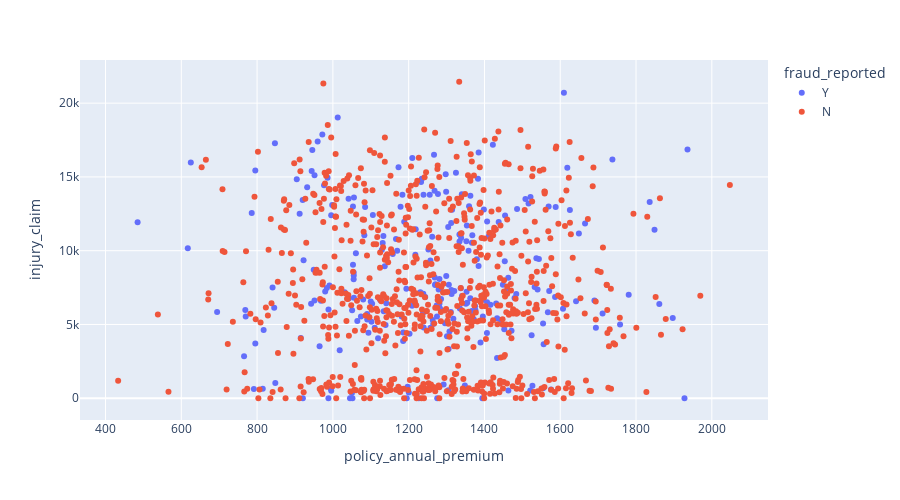

The notebook cell saved with this chart:
### Code cell
fig=px.scatter(insurance_claim,x='policy_annual_premium',y='injury_claim',color='fraud_reported')
fig.update_layout(
    width=900,     # customize width
    height=500     # customize height
)
fig.show()

### Figure 1 — Plotly figure (JSON) as saved in the notebook; plotly's stock layout.template omitted (floating-point values rounded to 4 significant figures; data arrays with more than 128 entries replaced by an {"elided": "..."} marker saying what was removed)
{"data": [{"hovertemplate": "fraud_reported=Y<br>policy_annual_premium=%{x}<br>injury_claim=%{y}<extra></extra>", "legendgroup": "Y", "marker": {"color": "#636efa", "symbol": "circle"}, "mode": "markers", "name": "Y", "orientation": "v", "showlegend": true, "type": "scatter", "x": {"elided": "247 float values"}, "xaxis": "x", "y": {"elided": "247 int values"}, "yaxis": "y"}, {"hovertemplate": "fraud_reported=N<br>policy_annual_premium=%{x}<br>injury_claim=%{y}<extra></extra>", "legendgroup": "N", "marker": {"color": "#EF553B", "symbol": "circle"}, "mode": "markers", "name": "N", "orientation": "v", "showlegend": true, "type": "scatter", "x": {"elided": "752 float values"}, "xaxis": "x", "y": {"elided": "752 int values"}, "yaxis": "y"}], "layout": {"height": 500, "legend": {"title": {"text": "fraud_reported"}, "tracegroupgap": 0}, "margin": {"t": 60}, "width": 900, "xaxis": {"anchor": "y", "domain": [0, 1], "title": {"text": "policy_annual_premium"}}, "yaxis": {"anchor": "x", "domain": [0, 1], "title": {"text": "injury_claim"}}}}
